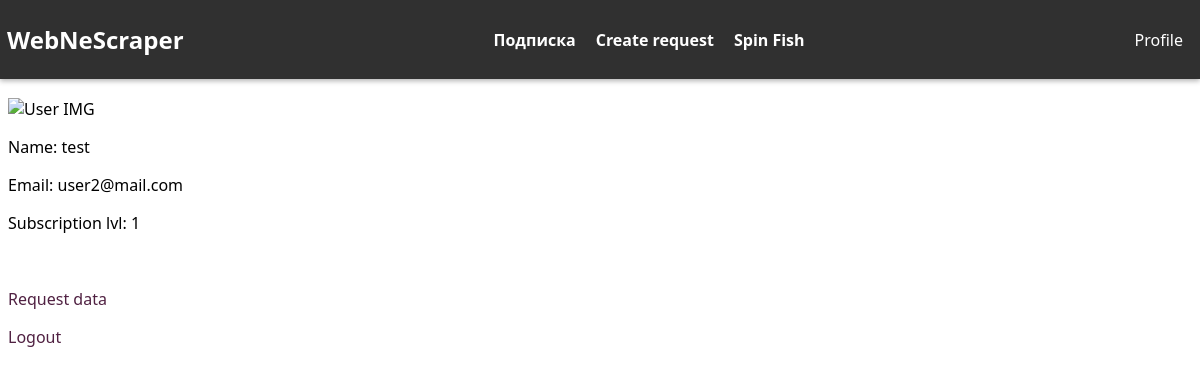
Page /auths/profile/ (signed in) on the committed database.
### apps/auths/models.py (models this page shows, shortened)
class CastomUser(AbstractBaseUser, PermissionsMixin):
    class SubLevel(models.IntegerChoices):
        level_0 = 0
        level_1 = 1
        level_2 = 2
        level_3 = 3
    email = models.EmailField(verbose_name='почта/логин', max_length=200, unique=True)
    name = models.CharField(verbose_name='имя', max_length=100)
    password = models.CharField(verbose_name='пароль', max_length=60, unique=True)
    is_staff: bool = models.BooleanField(default=False)
    free_subscription_is_use = models.BooleanField(default=False, verbose_name='бесплатная подписка')
    subscription = models.BooleanField(default=False, verbose_name='подписка')
    subscription_level = models.IntegerField(choices=SubLevel.choices, blank=True, null=True, default=0)
    subscription_end_date = models.DateField(verbose_name='дата окончания', blank=True, null=True)
    objects = CastomUserManager()
    EMAIL_FIELD = 'email'
    USERNAME_FIELD = 'email'
    REQUIRED_FIELDS = []
    class Meta:
        ordering = ('-id',)
        verbose_name = 'Пользователь'
        verbose_name_plural = 'Пользователи'

### apps/auths/views.py (the view)
# urls.py: path('profile/', UserProfile.as_view(), name='user_profile'),
class UserProfile(View):
    template: str = 'user_profile.html'
    def get(self, req: HttpRequest) -> HttpResponse:
        context: dict = {}
        user = req.user
        if not user.is_authenticated:
            return redirect('login')
        context['user'] = user
        return render(req, self.template, context)

### apps/auths/templates/user_profile.html (shortened to what this page needs)
{% extends 'base.html' %}
{% load static %}
{% block styles %}
    <link rel="stylesheet" href="{% static 'css/base_header.css' %}?v=1.2">
{% endblock %}
{% block content %}
    <div class="container">
        <div class="card">
            <div class="top-container">
                <img src="https://static.vecteezy.com/system/resources/previews/001/840/618/original/picture-profile-icon-male-icon-human-or-people-sign-and-symbol-free-vector.jpg" class="img-fluid profile-image" width="70" alt="User IMG">
                <div class="ml-3">
                    <p class="name">Name: {{ user.name }}</p>
                    <p class="email">Email:  {{ user.email }}</p>
                    <p class="user_sub_lvl">Subscription lvl: {{ user.subscription_level }}</p>
                    <br>
                    <p><a href="{% url 'req_data' %}">Request data</a></p>
                    <p><a href="{% url 'logout' %}">Logout</a></p>
                </div>
            </div>
        </div>
    </div>
{% endblock %}

### apps/auths/templates/user_profile.html (style rules this page uses)
body { max-height: 100vh; }
a { text-decoration: none; color: rgb(80, 33, 66); }
.container { margin-top: 10px; }

### apps/main/templates/base.html (style rules this page uses)
body { font-family: 'Segoe UI', Tahoma, Geneva, Verdana, sans-serif; padding-top: 80px; overscroll-behavior: none; }

### rows in the picture
CastomUser: name "test", email "user2@mail.com", subscription_level "1"
